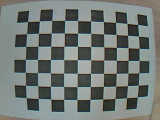
#> input picture camera_calibration/example-5.jpg, 160 x 120 px, found by its file name
$ python find_board.py
#> lines starting #> are read from the running program, lines starting #| are printed output that depends on the picture; after the words box and inside, x2 and y2 are one past the last pixel; in counts of white or black regions, pixels touching at a corner belong together
import cv2
import numpy as np
from glob import glob

# Load the image

#filenames = glob("VGA_imgs/*.jpg")
filenames = ["VGA_imgs/example-5.jpg"]

for filename in filenames:

	#img = cv2.imread("checkerboard_test.jpg")
	img = cv2.imread(filename)
#> img is the input picture: shape (120, 160, 3); mean B, G, R 117.3, 120.7, 113.5

	# Color-segmentation to get binary mask
	lwr = np.array([0, 0, 143])
	upr = np.array([179, 61, 252])
	hsv = cv2.cvtColor(img, cv2.COLOR_BGR2HSV)
#> hsv: shape (120, 160, 3); mean H, S, V 70, 30.5, 122.7
	msk = cv2.inRange(hsv, lwr, upr)
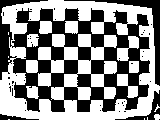
#> msk: shape (120, 160); 52.6% white; 44 black regions (40 under 20 px), largest, box (x1, y1, x2, y2) and area: (0, 0, 150, 112) 7842, (64, 0, 160, 86) 802, (115, 90, 160, 120) 274, (0, 114, 39, 120) 108

	# Extract chess-board
	krn = cv2.getStructuringElement(cv2.MORPH_RECT, (50, 30))
	dlt = cv2.dilate(msk, krn, iterations=5)
#> dlt: shape (120, 160); every value is 255
	res = 255 - cv2.bitwise_and(dlt, msk)

	# Displaying chess-board features
	#cv2.imshow( "img", res)
	#cv2.waitKey(0)
	res = np.uint8(res)
	ret, corners = cv2.findChessboardCorners(img, (7, 10),
		                                 flags=cv2.CALIB_CB_ADAPTIVE_THRESH +
		                                       cv2.CALIB_CB_FAST_CHECK +
		                                       cv2.CALIB_CB_NORMALIZE_IMAGE)
#> ret = True; corners = 70 rows, first 8: [137.7, 24.32], [138.4, 36.1], [139.2, 47.92], [139, 60.2], [138.8, 72.7], [138.3, 84.92], [137.3, 96.88], [127, 23.55]
	if ret:
	    print(f"Checkerboard found: {filename}")
	    print(corners)
#> (printed output is left out)
	    fnl = cv2.drawChessboardCorners(img, (7, 10), corners, ret)
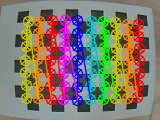
#> fnl: shape (120, 160, 3); mean B, G, R 107.5, 121.1, 130.8
	    cv2.imshow("fnl", fnl)
	    cv2.waitKey(0)
	else:
	    print("No Checkerboard Found")

$ run again, with camera_calibration/example-0.jpg copied over camera_calibration/example-5.jpg
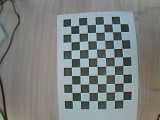
#> input picture camera_calibration/example-0.jpg, 160 x 120 px, found by its file name
#> img is the input picture: shape (120, 160, 3); mean B, G, R 128.2, 130.4, 124.8
#> hsv: shape (120, 160, 3); mean H, S, V 56.1, 30.1, 134.3
#> `msk = cv2.inRange(hsv, lwr, upr)`:
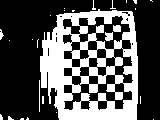
#> msk: shape (120, 160); 33.7% white; 26 white regions (21 under 20 px), largest, box (x1, y1, x2, y2) and area: (40, 9, 138, 120) 6175, (105, 32, 113, 41) 59, (113, 25, 121, 32) 52, (39, 80, 40, 112) 32, (0, 29, 4, 40) 24
#> dlt: shape (120, 160); every value is 255
#> ret = False; corners = None

$ run again, with camera_calibration/example-1.jpg copied over camera_calibration/example-5.jpg
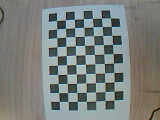
#> input picture camera_calibration/example-1.jpg, 160 x 120 px, found by its file name
#> img is the input picture: shape (120, 160, 3); mean B, G, R 125.4, 128.4, 122.7
#> hsv: shape (120, 160, 3); mean H, S, V 57.2, 33.4, 132.7
#> `msk = cv2.inRange(hsv, lwr, upr)`:
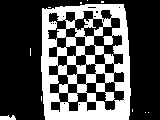
#> msk: shape (120, 160); 32.6% white; 11 white regions (9 under 20 px), largest, box (x1, y1, x2, y2) and area: (41, 4, 131, 120) 6168, (0, 115, 16, 120) 61
#> dlt: shape (120, 160); every value is 255
#> ret = False; corners = None

$ run again, with camera_calibration/example-10.jpg copied over camera_calibration/example-5.jpg
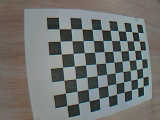
#> input picture camera_calibration/example-10.jpg, 160 x 120 px, found by its file name
#> img is the input picture: shape (120, 160, 3); mean B, G, R 112.9, 115.2, 113.2
#> hsv: shape (120, 160, 3); mean H, S, V 59.9, 35.4, 120.9
#> `msk = cv2.inRange(hsv, lwr, upr)`:
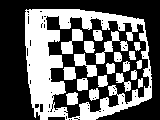
#> msk: shape (120, 160); 39.4% white; 21 white regions, largest, box (x1, y1, x2, y2) and area: (25, 9, 152, 120) 5318, (61, 29, 83, 54) 267, (95, 31, 120, 64) 260
#> dlt: shape (120, 160); every value is 255
#> ret = False; corners = None
